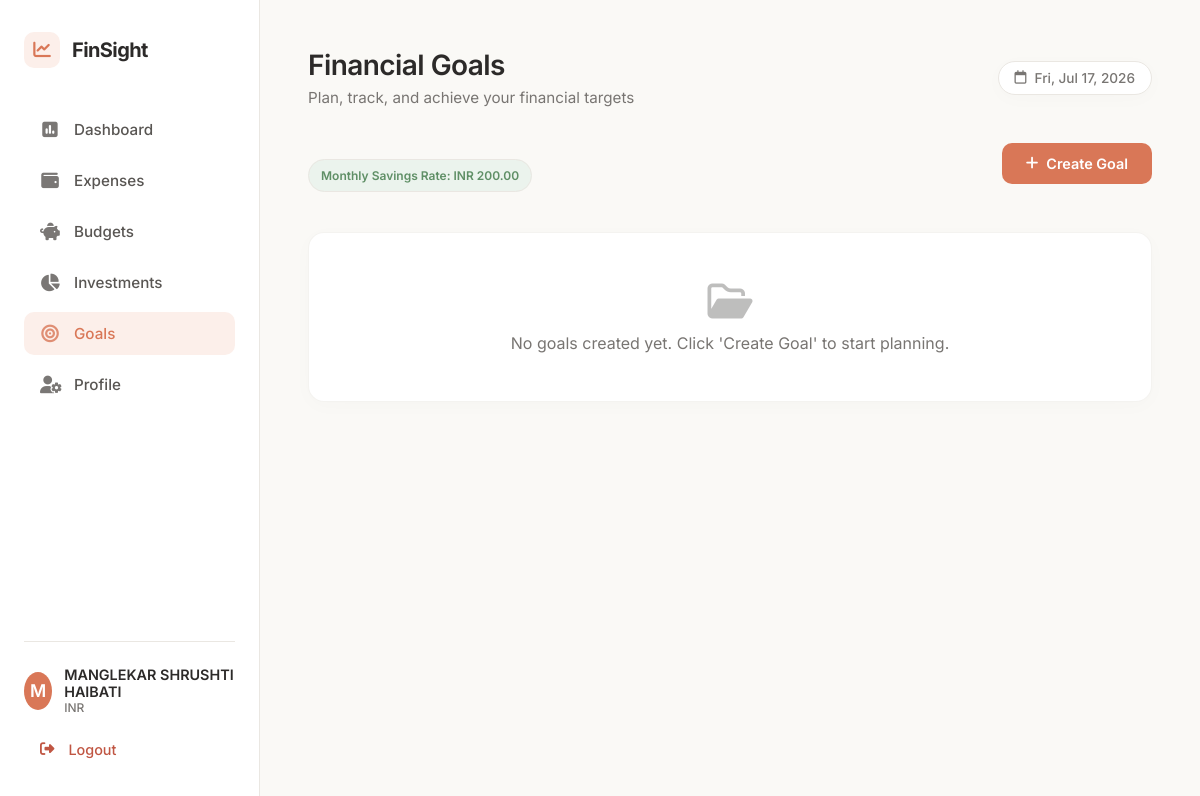
Before: /goals (signed in) with the older database file.
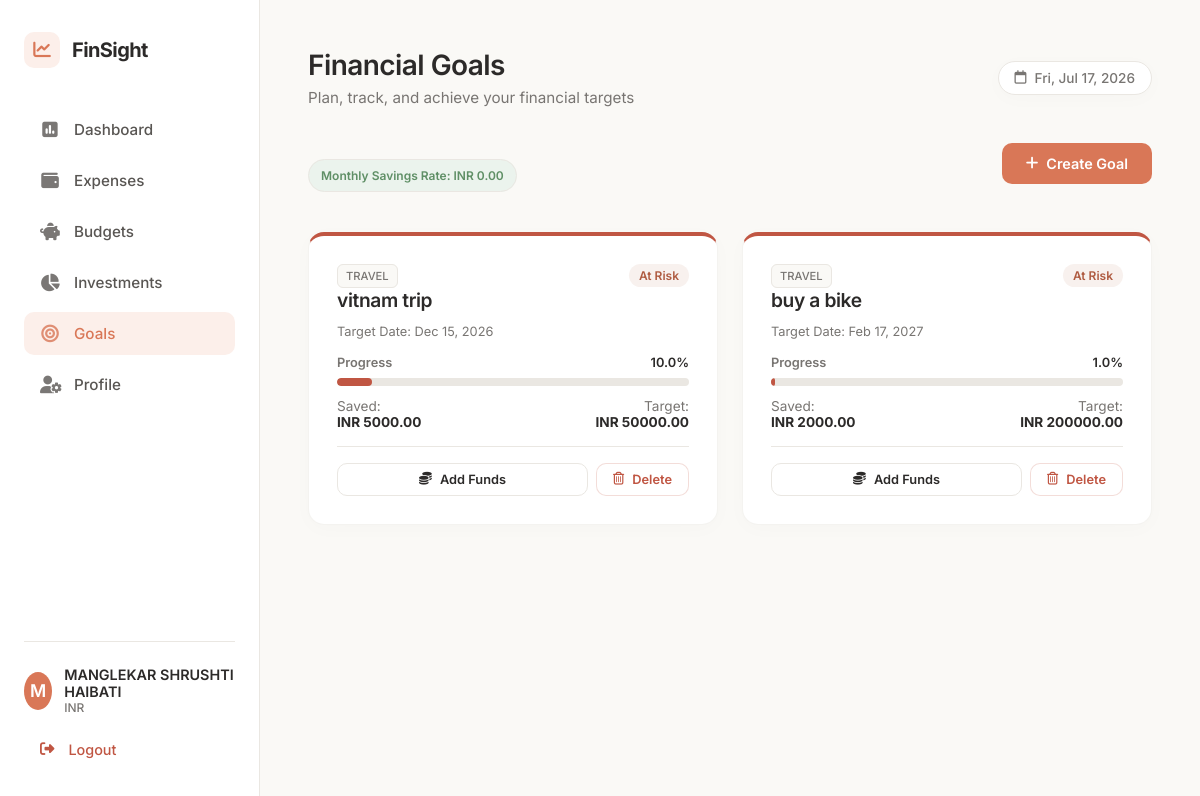
After: the same page with the newer database file.
### models.py (models this page shows, shortened)
class User(db.Model):
    __tablename__ = 'users'
    id = db.Column(db.Integer, primary_key=True)
    name = db.Column(db.String(100), nullable=False)
    email = db.Column(db.String(120), unique=True, nullable=False, index=True)
    password_hash = db.Column(db.String(255), nullable=False)
    monthly_income = db.Column(db.Float, default=0.0, nullable=False)
    currency = db.Column(db.String(10), default='INR', nullable=False)
    created_at = db.Column(db.DateTime, default=datetime.utcnow, nullable=False)
    categories = db.relationship('Category', backref='user', lazy=True, cascade="all, delete-orphan")
    transactions = db.relationship('Transaction', backref='user', lazy=True, cascade="all, delete-orphan")
    budgets = db.relationship('Budget', backref='user', lazy=True, cascade="all, delete-orphan")
    investments = db.relationship('Investment', backref='user', lazy=True, cascade="all, delete-orphan")
    goals = db.relationship('Goal', backref='user', lazy=True, cascade="all, delete-orphan")

class Goal(db.Model):
    __tablename__ = 'goals'
    id = db.Column(db.Integer, primary_key=True)
    user_id = db.Column(db.Integer, db.ForeignKey('users.id', ondelete='CASCADE'), nullable=False)
    goal_name = db.Column(db.String(150), nullable=False)
    goal_type = db.Column(db.String(50), nullable=False) # Home/Retirement/Travel/Education/Other
    target_amount = db.Column(db.Float, nullable=False)
    current_amount = db.Column(db.Float, nullable=False, default=0.0)
    target_date = db.Column(db.Date, nullable=False)
    status = db.Column(db.String(50), nullable=False, default='On Track') # On Track/At Risk/Completed
    created_at = db.Column(db.DateTime, default=datetime.utcnow, nullable=False)
    transactions = db.relationship('GoalTransaction', backref='goal', lazy=True, cascade="all, delete-orphan")

### app.py (the view, shortened to what this page needs)
@app.route('/goals', methods=['GET', 'POST'])
@login_required
def goals():
    user_goals = Goal.query.filter_by(user_id=g.user.id).order_by(Goal.target_date.asc()).all()
    today = datetime.date.today()
    start_date = datetime.date(today.year, today.month, 1)
    last_day = calendar.monthrange(today.year, today.month)[1]
    end_date = datetime.date(today.year, today.month, last_day)
    monthly_expenses = db.session.query(db.func.sum(Transaction.amount)).filter(
        Transaction.user_id == g.user.id,
        Transaction.type == 'Expense',
        Transaction.transaction_date >= start_date,
        Transaction.transaction_date <= end_date
    ).scalar() or 0.0
    monthly_savings_rate = max(0.0, g.user.monthly_income - monthly_expenses)
    for goal in user_goals:
        if goal.current_amount >= goal.target_amount:
            goal.status = 'Completed'
            continue
        days_remaining = (goal.target_date - today).days
        months_remaining = days_remaining / 30.44
        needed_savings = goal.target_amount - goal.current_amount
        needed_per_month = needed_savings / max(1.0, months_remaining)
        if monthly_savings_rate >= needed_per_month:
            goal.status = 'On Track'
        else:
            goal.status = 'At Risk'
    db.session.commit()
    today_str = today.strftime('%Y-%m-%d')
    return render_template(
        'goals.html',
        goals=user_goals,
        monthly_savings_rate=monthly_savings_rate,
        today_str=today_str
    )

### app.py (called while the page is built)
def login_required(f):
    @wraps(f)
    def decorated_function(*args, **kwargs):
        if 'user_id' not in session:
            flash('Please login to access this page.', 'warning')
            return redirect(url_for('login', next=request.url))
        return f(*args, **kwargs)
    return decorated_function

@app.before_request
def load_logged_in_user():
    user_id = session.get('user_id')
    if user_id is None:
        g.user = None
    else:
        g.user = User.query.get(user_id)

### templates/goals.html (shortened to what the changed rows need)
{% extends 'base.html' %}
{% block header_title %}Financial Goals{% endblock %}
{% block content %}
<div class="goals-container animate-fade-in-up">
    <div class="action-bar">
        <div style="flex-grow: 1;">
            <span class="paymode-badge" style="background-color: var(--success-light); color: var(--success); font-weight:600; padding:8px 12px; border-radius: 20px;">
                Monthly Savings Rate: {{ g.user.currency }} {{ "%.2f"|format(monthly_savings_rate) }}
            </span>
        </div>
    </div>
    <div style="display: grid; grid-template-columns: repeat(auto-fill, minmax(320px, 1fr)); gap: 24px; margin-top: 24px;">
        {% if goals %}
            {% for goal in goals %}
            {% set pct = (goal.current_amount / goal.target_amount) * 100 %}
            <div class="card" style="display: flex; flex-direction: column; justify-content: space-between; border-top: 4px solid {% if goal.status == 'Completed' %}var(--success){% elif goal.status == 'On Track' %}#5082A6{% else %}var(--danger){% endif %};">
                <div>
                    <div style="display: flex; justify-content: space-between; align-items: start; margin-bottom: 12px;">
                        <div>
                            <span class="paymode-badge" style="font-size: 0.7rem; text-transform: uppercase;">{{ goal.goal_type }}</span>
                            <h3 style="margin-top: 4px; font-size: 1.2rem;">{{ goal.goal_name }}</h3>
                        </div>
                        <span class="category-badge {% if goal.status == 'Completed' %}income{% elif goal.status == 'On Track' %}income{% else %}expense{% endif %}" style="font-size: 0.75rem;">
                            {{ goal.status }}
                        </span>
                    </div>
                    <p style="font-size: 0.8rem; color: var(--text-secondary); margin-bottom: 16px;">
                        Target Date: {{ goal.target_date.strftime('%b %d, %Y') }}
                    </p>
                    <div class="progress-wrapper" style="margin-top: 8px; margin-bottom: 12px;">
                        <div class="progress-bar-label">
                            <span>Progress</span>
                            <span class="pct-value">{{ "%.1f"|format(pct) }}%</span>
                        </div>
                        <div class="progress-container">
                            <div class="progress-bar {% if goal.status == 'Completed' %}success{% elif goal.status == 'On Track' %}success{% else %}danger{% endif %}"
                                 data-width="{{ pct }}" style="width: 0%"></div>
                        </div>
                    </div>
                    <div style="display: flex; justify-content: space-between; margin-bottom: 16px; font-size: 0.85rem;">
                        <div>
                            <span style="color: var(--text-secondary);">Saved:</span><br>
                            <strong>{{ g.user.currency }} {{ "%.2f"|format(goal.current_amount) }}</strong>
                        </div>
                        <div class="text-right">
                            <span style="color: var(--text-secondary);">Target:</span><br>
                            <strong>{{ g.user.currency }} {{ "%.2f"|format(goal.target_amount) }}</strong>
                        </div>
                    </div>
                </div>
                <div style="border-top: 1px solid var(--border-color); padding-top: 16px; display: flex; gap: 8px;">
                    {% if goal.status != 'Completed' %}
                    <button onclick="openAddFundsModal({{ goal.id }}, '{{ goal.goal_name | escape }}')" class="btn btn-secondary btn-block" style="padding: 8px 16px; font-size: 0.8rem;">
                        <i class="fa-solid fa-coins"></i> Add Funds
                    </button>
                    {% endif %}
                    <form method="POST" action="{{ url_for('delete_goal', goal_id=goal.id) }}" style="display:inline; {% if goal.status == 'Completed' %}width: 100%;{% endif %}" onsubmit="return confirm('Are you sure you want to delete this financial goal?')">
                        <button type="submit" class="btn btn-secondary btn-block" style="padding: 8px 16px; font-size: 0.8rem; color: var(--danger); border-color: rgba(192, 86, 67, 0.2);">
                            <i class="fa-regular fa-trash-can"></i> Delete
                        </button>
                    </form>
                </div>
            </div>
            {% endfor %}
        {% else %}
            <div class="card" style="grid-column: 1 / -1; text-align: center; padding: 48px;">
                <i class="fa-regular fa-folder-open" style="font-size: 2.5rem; opacity: 0.3; margin-bottom: 12px; display: inline-block;"></i>
                <p style="color: var(--text-secondary);">No goals created yet. Click 'Create Goal' to start planning.</p>
            </div>
        {% endif %}
    </div>
</div>
{% endblock %}

### templates/base.html (shortened to what this page needs)
<!DOCTYPE html>
<html lang="en">
<head>
    <link rel="stylesheet" href="https://cdnjs.cloudflare.com/ajax/libs/font-awesome/6.4.0/css/all.min.css">
    <link rel="stylesheet" href="{{ url_for('static', filename='css/style.css') }}">
</head>
<body>
    <div class="app-container {% if not g.user %}auth-layout{% endif %}">
        {% if g.user %}
        <aside class="sidebar">
            <div class="sidebar-header">
                <div class="logo">
                    <span class="logo-icon"><i class="fa-solid fa-chart-line"></i></span>
                    <span class="logo-text">FinSight</span>
                </div>
            </div>
            <nav class="sidebar-nav">
                <a href="{{ url_for('dashboard') }}" class="nav-item {% if request.path == '/dashboard' %}active{% endif %}">
                    <i class="fa-solid fa-square-poll-vertical"></i>
                    <span>Dashboard</span>
                </a>
                <a href="{{ url_for('expenses') }}" class="nav-item {% if request.path == '/expenses' %}active{% endif %}">
                    <i class="fa-solid fa-wallet"></i>
                    <span>Expenses</span>
                </a>
                <a href="{{ url_for('budgets') }}" class="nav-item {% if request.path.startswith('/budgets') %}active{% endif %}">
                    <i class="fa-solid fa-piggy-bank"></i>
                    <span>Budgets</span>
                </a>
                <a href="{{ url_for('investments') }}" class="nav-item {% if request.path.startswith('/investments') %}active{% endif %}">
                    <i class="fa-solid fa-chart-pie"></i>
                    <span>Investments</span>
                </a>
                <a href="{{ url_for('goals') }}" class="nav-item {% if request.path.startswith('/goals') %}active{% endif %}">
                    <i class="fa-solid fa-bullseye"></i>
                    <span>Goals</span>
                </a>
                <a href="{{ url_for('profile') }}" class="nav-item {% if request.path == '/profile' %}active{% endif %}">
                    <i class="fa-solid fa-user-gear"></i>
                    <span>Profile</span>
                </a>
            </nav>
            <div class="sidebar-footer">
                <div class="user-pill">
                    <div class="user-avatar">
                        {{ g.user.name[0] | upper if g.user.name else 'U' }}
                    </div>
                    <div class="user-info">
                        <span class="user-name">{{ g.user.name }}</span>
                        <span class="user-currency">{{ g.user.currency }}</span>
                    </div>
                </div>
                <a href="{{ url_for('logout') }}" class="logout-btn">
                    <i class="fa-solid fa-right-from-bracket"></i>
                    <span>Logout</span>
                </a>
            </div>
        </aside>
        {% endif %}
        <main class="main-content">
            {% if g.user %}
            <header class="main-header">
                <div class="header-title">
                    <h1>{% block header_title %}Dashboard{% endblock %}</h1>
                    <p class="header-subtitle">{% block header_subtitle %}Welcome back, {{ g.user.name }}{% endblock %}</p>
                </div>
                <div class="header-actions">
                    <span class="date-badge"><i class="fa-regular fa-calendar"></i> <span id="currentDate"></span></span>
                </div>
            </header>
            {% endif %}
            <div class="content-body">
                {% block content %}{% endblock %}
            </div>
        </main>
    </div>
</body>
</html>

Changed rows visible on the page:
added Goal: goal_type "TRAVEL", goal_name "vitnam trip", status "At Risk", target_date "Dec 15, 2026", pct "10.0", {{ g.user.currency }} "INR", current_amount "5000.00", target_amount "50000.00"
added Goal: goal_type "TRAVEL", goal_name "buy a bike", status "At Risk", target_date "Feb 17, 2027", pct "1.0", {{ g.user.currency }} "INR", current_amount "2000.00", target_amount "200000.00"
Other visible differences:
{{ "%.2f"|format(monthly_savings_rate) }}: "200.00" → "0.00"
text no longer shown: "No goals created yet. Click 'Create Goal' to start planning."
